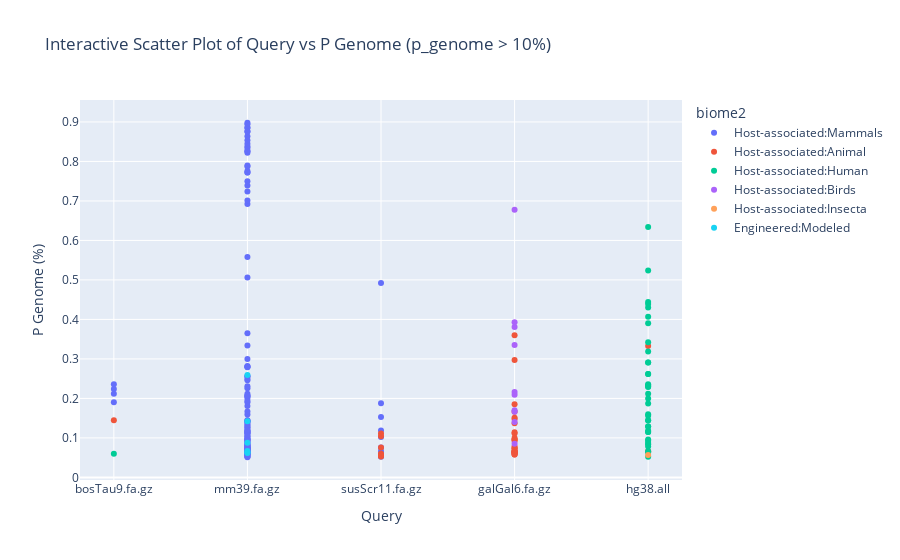

The notebook cell this image was saved under:
### Code cell
import plotly.express as px
import pandas as pd

biome2 = pd.read_csv('/Users/ZYZhao/projects/AL/onek/analysis/merged_biome2.csv')
biome2['p_genome'] = biome2['p_genome'].str.rstrip('%').astype('float') / 100

# Ensure 'p_metag' is a float
biome2['p_metag'] = pd.to_numeric(biome2['p_metag'], errors='coerce')

# Filter the data for p_genome greater than 10%
filtered_high_p_genome = biome2[biome2["p_genome"] > 0.05]

# Create an interactive scatter plot
fig = px.scatter(
    filtered_high_p_genome,
    x="query",
    y="p_genome",
    
    color="biome2",  # Color code dots based on biome2 type
    title="Interactive Scatter Plot of Query vs P Genome (p_genome > 10%)",
    labels={"query": "Query", "p_genome": "P Genome (%)"},
    hover_data=["metagenome name", "avg_abund", "p_metag"]
)

# Show the interactive chart
fig.show()

### Figure 1 — Plotly figure (JSON) as saved in the notebook; plotly's stock layout.template omitted (floating-point values rounded to 4 significant figures; data arrays with more than 128 entries replaced by an {"elided": "..."} marker saying what was removed)
{"data": [{"customdata": {"elided": "123x3 mixed values"}, "hovertemplate": "biome2=Host-associated:Mammals<br>Query=%{x}<br>P Genome (%)=%{y}<br>metagenome name=%{customdata[0]}<br>avg_abund=%{customdata[1]}<br>p_metag=%{customdata[2]}<extra></extra>", "legendgroup": "Host-associated:Mammals", "marker": {"color": "#636efa", "symbol": "circle"}, "mode": "markers", "name": "Host-associated:Mammals", "orientation": "v", "showlegend": true, "type": "scatter", "x": ["bosTau9.fa.gz", "bosTau9.fa.gz", "bosTau9.fa.gz", "bosTau9.fa.gz", "mm39.fa.gz", "mm39.fa.gz", "mm39.fa.gz", "mm39.fa.gz", "mm39.fa.gz", "mm39.fa.gz", "mm39.fa.gz", "mm39.fa.gz", "mm39.fa.gz", "mm39.fa.gz", "mm39.fa.gz", "mm39.fa.gz", "mm39.fa.gz", "mm39.fa.gz", "mm39.fa.gz", "mm39.fa.gz", "mm39.fa.gz", "mm39.fa.gz", "mm39.fa.gz", "mm39.fa.gz", "mm39.fa.gz", "mm39.fa.gz", "mm39.fa.gz", "mm39.fa.gz", "mm39.fa.gz", "mm39.fa.gz", "mm39.fa.gz", "mm39.fa.gz", "mm39.fa.gz", "mm39.fa.gz", "mm39.fa.gz", "mm39.fa.gz", "mm39.fa.gz", "mm39.fa.gz", "mm39.fa.gz", "mm39.fa.gz", "mm39.fa.gz", "mm39.fa.gz", "mm39.fa.gz", "mm39.fa.gz", "mm39.fa.gz", "mm39.fa.gz", "mm39.fa.gz", "mm39.fa.gz", "mm39.fa.gz", "mm39.fa.gz", "mm39.fa.gz", "mm39.fa.gz", "mm39.fa.gz", "mm39.fa.gz", "mm39.fa.gz", "mm39.fa.gz", "mm39.fa.gz", "mm39.fa.gz", "mm39.fa.gz", "mm39.fa.gz", "mm39.fa.gz", "mm39.fa.gz", "mm39.fa.gz", "mm39.fa.gz", "mm39.fa.gz", "mm39.fa.gz", "mm39.fa.gz", "mm39.fa.gz", "mm39.fa.gz", "mm39.fa.gz", "mm39.fa.gz", "mm39.fa.gz", "mm39.fa.gz", "mm39.fa.gz", "mm39.fa.gz", "mm39.fa.gz", "mm39.fa.gz", "mm39.fa.gz", "mm39.fa.gz", "mm39.fa.gz", "mm39.fa.gz", "mm39.fa.gz", "mm39.fa.gz", "mm39.fa.gz", "mm39.fa.gz", "mm39.fa.gz", "mm39.fa.gz", "mm39.fa.gz", "mm39.fa.gz", "mm39.fa.gz", "mm39.fa.gz", "mm39.fa.gz", "mm39.fa.gz", "mm39.fa.gz", "mm39.fa.gz", "mm39.fa.gz", "mm39.fa.gz", "mm39.fa.gz", "mm39.fa.gz", "mm39.fa.gz", "mm39.fa.gz", "mm39.fa.gz", "mm39.fa.gz", "mm39.fa.gz", "mm39.fa.gz", "mm39.fa.gz", "mm39.fa.gz", "mm39.fa.gz", "mm39.fa.gz", "mm39.fa.gz", "mm39.fa.gz", "mm39.fa.gz", "mm39.fa.gz", "mm39.fa.gz", "mm39.fa.gz", "susScr11.fa.gz", "susScr11.fa.gz", "susScr11.fa.gz", "susScr11.fa.gz", "susScr11.fa.gz", "susScr11.fa.gz", "susScr11.fa.gz", "susScr11.fa.gz"], "xaxis": "x", "y": [0.212, 0.236, 0.19, 0.224, 0.053, 0.201, 0.282, 0.051, 0.082, 0.181, 0.067, 0.071, 0.826, 0.25, 0.065, 0.28, 0.066, 0.886, 0.864, 0.212, 0.053, 0.078, 0.067, 0.334, 0.112, 0.098, 0.834, 0.074, 0.898, 0.246, 0.776, 0.066, 0.125, 0.127, 0.787, 0.256, 0.105, 0.111, 0.133, 0.226, 0.885, 0.142, 0.092, 0.07, 0.28, 0.102, 0.138, 0.063, 0.19, 0.131, 0.083, 0.205, 0.159, 0.071, 0.113, 0.145, 0.058, 0.207, 0.116, 0.073, 0.144, 0.506, 0.79, 0.097, 0.056, 0.116, 0.207, 0.838, 0.724, 0.074, 0.822, 0.072, 0.078, 0.095, 0.061, 0.739, 0.14, 0.167, 0.058, 0.067, 0.069, 0.08, 0.772, 0.279, 0.3, 0.772, 0.845, 0.096, 0.231, 0.365, 0.876, 0.076, 0.061, 0.089, 0.119, 0.692, 0.105, 0.078, 0.894, 0.093, 0.073, 0.876, 0.073, 0.061, 0.558, 0.701, 0.827, 0.072, 0.12, 0.061, 0.75, 0.085, 0.854, 0.194, 0.256, 0.052, 0.066, 0.102, 0.076, 0.153, 0.188, 0.119, 0.492], "yaxis": "y"}, {"customdata": [["ERR4398795", 2.4, null], ["ERR2241662", 2, null], ["ERR2241752", 2.2, null], ["ERR2241687", 2.2, null], ["ERR2241639", 1.8, null], ["ERR2241799", 1.9, null], ["ERR2241737", 2, null], ["ERR2241794", 1.8, null], ["ERR2241784", 1.8, null], ["ERR2241631", 1.9, null], ["ERR2241733", 1.7, null], ["ERR2241941", 1.7, null], ["ERR2241855", 2, null], ["ERR2241659", 1.9, null], ["ERR2241972", 2.6, null], ["ERR2241889", 2.1, null], ["ERR2241736", 2.3, null], ["ERR2241950", 1.5, null], ["ERR2241743", 2, null], ["ERR2241664", 2, null], ["ERR2241728", 2, null], ["ERR2241699", 1.9, null], ["ERR2241755", 2.2, null], ["ERR2241956", 2.1, null], ["ERR2241693", 1.7, null], ["ERR2241971", 1.9, null], ["ERR2241981", 1.8, null], ["ERR2241749", 2, null], ["ERR2241907", 2.2, null], ["ERR2241859", 2, null], ["ERR2241724", 1.4, null], ["ERR2241656", 1.4, null], ["ERR2245443", 1.5, null], ["ERR2241768", 1.4, null], ["ERR2241920", 1.2, null], ["ERR2241629", 1.3, null], ["ERR2241714", 1.4, null], ["ERR2241746", 1.5, null]], "hovertemplate": "biome2=Host-associated:Animal<br>Query=%{x}<br>P Genome (%)=%{y}<br>metagenome name=%{customdata[0]}<br>avg_abund=%{customdata[1]}<br>p_metag=%{customdata[2]}<extra></extra>", "legendgroup": "Host-associated:Animal", "marker": {"color": "#EF553B", "symbol": "circle"}, "mode": "markers", "name": "Host-associated:Animal", "orientation": "v", "showlegend": true, "type": "scatter", "x": ["bosTau9.fa.gz", "galGal6.fa.gz", "galGal6.fa.gz", "galGal6.fa.gz", "galGal6.fa.gz", "galGal6.fa.gz", "galGal6.fa.gz", "galGal6.fa.gz", "galGal6.fa.gz", "galGal6.fa.gz", "galGal6.fa.gz", "galGal6.fa.gz", "galGal6.fa.gz", "galGal6.fa.gz", "galGal6.fa.gz", "galGal6.fa.gz", "galGal6.fa.gz", "galGal6.fa.gz", "galGal6.fa.gz", "galGal6.fa.gz", "galGal6.fa.gz", "galGal6.fa.gz", "galGal6.fa.gz", "galGal6.fa.gz", "galGal6.fa.gz", "galGal6.fa.gz", "galGal6.fa.gz", "galGal6.fa.gz", "hg38.all", "hg38.all", "susScr11.fa.gz", "susScr11.fa.gz", "susScr11.fa.gz", "susScr11.fa.gz", "susScr11.fa.gz", "susScr11.fa.gz", "susScr11.fa.gz", "susScr11.fa.gz"], "xaxis": "x", "y": [0.145, 0.096, 0.166, 0.06, 0.074, 0.111, 0.092, 0.063, 0.065, 0.148, 0.066, 0.069, 0.065, 0.058, 0.36, 0.114, 0.297, 0.065, 0.185, 0.096, 0.1, 0.078, 0.151, 0.074, 0.063, 0.062, 0.058, 0.137, 0.333, 0.066, 0.076, 0.111, 0.056, 0.06, 0.104, 0.053, 0.058, 0.055], "yaxis": "y"}, {"customdata": [["ERR2855804", 2.7, null], ["SRR6216758", 2, null], ["SRR6757641", 5.4, null], ["SRR6145077", 2.4, null], ["SRR1950773", 2.1, null], ["ERR3593583", 1.7, null], ["SRR1950765", 2.1, null], ["SRR6145084", 2.3, null], ["ERR2750211", 1.5, null], ["ERR2750515", 1.4, null], ["SRR6216751", 2.1, null], ["ERR3593375", 1.7, null], ["ERR2750639", 1.7, null], ["ERR2749913", 1.6, null], ["ERR3593541", 2, null], ["SRR6216796", 1.9, null], ["SRR9684990", 1.9, null], ["SRR4420309", 4.7, null], ["SRR1950771", 2.6, null], ["SRR1950787", 1.9, null], ["SRR6216779", 2, null], ["SRR6757613", 2.4, null], ["SRR1950750", 2.6, null], ["ERR2749187", 1.6, null], ["SRR4420311", 4.2, null], ["ERR2750405", 1.5, null], ["SRR4420318", 6.4, null], ["SRR4420319", 12.6, null], ["SRR6145083", 2.2, null], ["SRR6757611", 8.1, null], ["SRR17301062", 3.2, null], ["SRR4420316", 24.3, null], ["ERR2750373", 1.6, null], ["SRR6216867", 2, null], ["ERR3593147", 1.8, null], ["SRR1950776", 3.4, null], ["ERR3274631", 2.7, null], ["SRR4420308", 4, null]], "hovertemplate": "biome2=Host-associated:Human<br>Query=%{x}<br>P Genome (%)=%{y}<br>metagenome name=%{customdata[0]}<br>avg_abund=%{customdata[1]}<br>p_metag=%{customdata[2]}<extra></extra>", "legendgroup": "Host-associated:Human", "marker": {"color": "#00cc96", "symbol": "circle"}, "mode": "markers", "name": "Host-associated:Human", "orientation": "v", "showlegend": true, "type": "scatter", "x": ["bosTau9.fa.gz", "hg38.all", "hg38.all", "hg38.all", "hg38.all", "hg38.all", "hg38.all", "hg38.all", "hg38.all", "hg38.all", "hg38.all", "hg38.all", "hg38.all", "hg38.all", "hg38.all", "hg38.all", "hg38.all", "hg38.all", "hg38.all", "hg38.all", "hg38.all", "hg38.all", "hg38.all", "hg38.all", "hg38.all", "hg38.all", "hg38.all", "hg38.all", "hg38.all", "hg38.all", "hg38.all", "hg38.all", "hg38.all", "hg38.all", "hg38.all", "hg38.all", "hg38.all", "hg38.all"], "xaxis": "x", "y": [0.06, 0.096, 0.342, 0.444, 0.145, 0.144, 0.16, 0.407, 0.093, 0.063, 0.118, 0.084, 0.319, 0.23, 0.39, 0.115, 0.262, 0.236, 0.066, 0.129, 0.078, 0.43, 0.439, 0.262, 0.187, 0.115, 0.634, 0.156, 0.291, 0.233, 0.291, 0.052, 0.2, 0.087, 0.229, 0.129, 0.524, 0.212], "yaxis": "y"}, {"customdata": [["ERR3340883", 3.5, null], ["ERR3340884", 1.9, null], ["ERR3339002", 2.7, null], ["ERR3340879", 2.4, null], ["ERR3339027", 3.6, null], ["ERR3339029", 2.3, null], ["SRR9113711", 2.9, null], ["SRR9113720", 3.1, null], ["SRR9113707", 2.4, null], ["ERR3339001", 2.6, null]], "hovertemplate": "biome2=Host-associated:Birds<br>Query=%{x}<br>P Genome (%)=%{y}<br>metagenome name=%{customdata[0]}<br>avg_abund=%{customdata[1]}<br>p_metag=%{customdata[2]}<extra></extra>", "legendgroup": "Host-associated:Birds", "marker": {"color": "#ab63fa", "symbol": "circle"}, "mode": "markers", "name": "Host-associated:Birds", "orientation": "v", "showlegend": true, "type": "scatter", "x": ["galGal6.fa.gz", "galGal6.fa.gz", "galGal6.fa.gz", "galGal6.fa.gz", "galGal6.fa.gz", "galGal6.fa.gz", "galGal6.fa.gz", "galGal6.fa.gz", "galGal6.fa.gz", "galGal6.fa.gz"], "xaxis": "x", "y": [0.17, 0.216, 0.335, 0.381, 0.678, 0.393, 0.209, 0.085, 0.14, 0.166], "yaxis": "y"}, {"customdata": [["SRR7287245", 1.7, null]], "hovertemplate": "biome2=Host-associated:Insecta<br>Query=%{x}<br>P Genome (%)=%{y}<br>metagenome name=%{customdata[0]}<br>avg_abund=%{customdata[1]}<br>p_metag=%{customdata[2]}<extra></extra>", "legendgroup": "Host-associated:Insecta", "marker": {"color": "#FFA15A", "symbol": "circle"}, "mode": "markers", "name": "Host-associated:Insecta", "orientation": "v", "showlegend": true, "type": "scatter", "x": ["hg38.all"], "xaxis": "x", "y": [0.057], "yaxis": "y"}, {"customdata": [["ERR576943", 1.2, null], ["ERR576944", 1.3, null], ["ERR579308", 1.5, null], ["ERR576945", 1.3, null], ["ERR576946", 1.5, null], ["ERR576942", 1.3, null]], "hovertemplate": "biome2=Engineered:Modeled<br>Query=%{x}<br>P Genome (%)=%{y}<br>metagenome name=%{customdata[0]}<br>avg_abund=%{customdata[1]}<br>p_metag=%{customdata[2]}<extra></extra>", "legendgroup": "Engineered:Modeled", "marker": {"color": "#19d3f3", "symbol": "circle"}, "mode": "markers", "name": "Engineered:Modeled", "orientation": "v", "showlegend": true, "type": "scatter", "x": ["mm39.fa.gz", "mm39.fa.gz", "mm39.fa.gz", "mm39.fa.gz", "mm39.fa.gz", "mm39.fa.gz"], "xaxis": "x", "y": [0.067, 0.088, 0.259, 0.063, 0.142, 0.062], "yaxis": "y"}], "layout": {"legend": {"title": {"text": "biome2"}, "tracegroupgap": 0}, "title": {"text": "Interactive Scatter Plot of Query vs P Genome (p_genome > 10%)"}, "xaxis": {"anchor": "y", "domain": [0, 1], "title": {"text": "Query"}}, "yaxis": {"anchor": "x", "domain": [0, 1], "title": {"text": "P Genome (%)"}}}}
